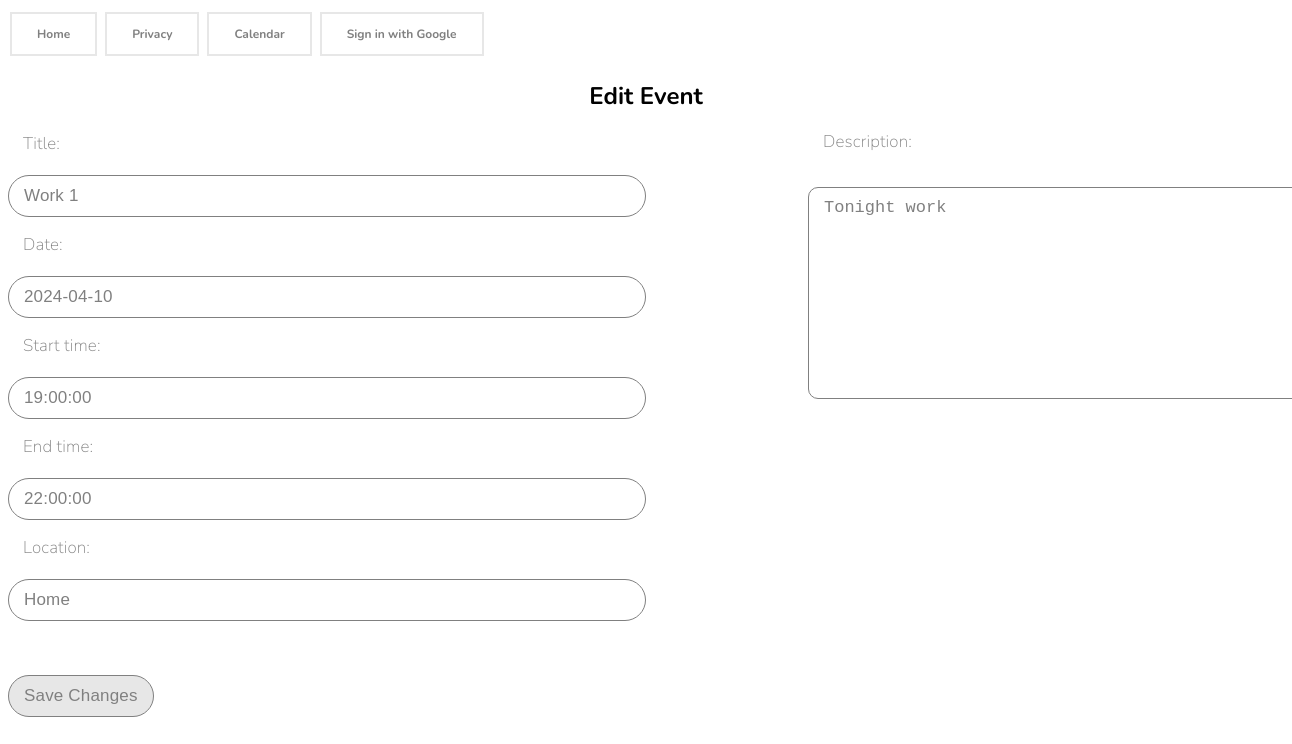
The app's page /edit_event/23/ (signed in) with its own data.
### main/models.py (models this page shows, shortened)
class Event(models.Model):
    title = models.CharField(max_length=100)
    date = models.DateField()
    start_time = models.TimeField()
    end_time = models.TimeField()
    RECURRENCE_CHOICES = [
        ('daily', 'Daily'),
        ('weekly', 'Weekly'),
        ('monthly', 'Monthly'),
        ('yearly', 'Yearly'),
    ]
    recurrence = models.CharField(max_length=10, choices=RECURRENCE_CHOICES, blank=True, null=True)
    EVENT_TYPE_CHOICES = [
        ('online', 'Online'),
        ('offline', 'Offline'),
    ]
    event_type = models.CharField(max_length=10, choices=EVENT_TYPE_CHOICES, default='offline')
    location = models.CharField(max_length=100, blank=True, null=True)
    description = models.TextField()
    creator = models.ForeignKey(User, on_delete=models.CASCADE, related_name='created_events')
    invited_users = models.ManyToManyField(User, related_name='invited_events')

### main/views.py (the view)
# urls.py: path('edit_event/<int:event_id>/', views.edit_event, name='edit_event'),
@login_required
def edit_event(request, event_id):
    event = get_object_or_404(Event, pk=event_id)
    if request.method == 'POST':
        form = EventForm(request.POST, instance=event)
        if form.is_valid():
            form.save()
            return redirect('calendar')
    else:
        form = EventForm(instance=event)
    return render(request, 'main/edit_event.html', {'form': form, 'event_id': event_id})

### main/forms.py
class EventForm(forms.ModelForm):
    class Meta:
        model = Event
        fields = ['title', 'date', 'start_time', 'end_time', 'location', 'description']

### main/templates/main/edit_event.html (shortened to what this page needs)
{% extends 'main/general.html' %}
{% block css %}
    {% load static %}
    <link rel="stylesheet" href="{% static 'styles/main/edit_event_styles.css' %}">
{% endblock %}
{% block maincontent %}
<h2>Edit Event</h2>
<form method="post">
    {{ form.as_p }}
    <button type="submit">Save Changes</button>
</form>
{% endblock %}

### main/styles/main/edit_event_styles.css (style rules this page uses)
body { font-family: "Nunito", sans-serif; font-optical-sizing: auto; font-weight: 200; font-style: normal; background-image: url(""); background-repeat: no-repeat; }
h2 { text-align: center; }

### main/templates/main/edit_event.html (style rules this page uses)
form label { transform-origin: left center; color: grey; font-weight: 100; letter-spacing: 0.01em; font-size: 17px; box-sizing: border-box; padding: 10px 15px; display: block; position: relative; margin-top: -10px; z-index: 2; pointer-events: none; }
form input[type="text"] { appearance: none; background-color: none; border: 1px solid grey; line-height: 0; font-size: 17px; width: 50%; display: block; box-sizing: border-box; padding: 10px 15px; border-radius: 60px; color: grey; font-weight: 100; letter-spacing: 0.01em; position: relative; z-index: 1; }
form input[type="text"]:valid { margin-top: 10px; }
form label[for="id_description"] { margin-top: 120px; margin-left: 800px; background-color: none; position: absolute; right: 20; top: 0; }
form textarea { margin-top: -450px; width: 40%; color: grey; display: inline-block; vertical-align: top; margin-left: 800px; box-sizing: border-box; padding: 10px 15px; border-radius: 10px; border: 1px solid grey; font-size: 17px; font-weight: 100; resize: ; }
form button { background-color: #e7e7e7; border: 1px solid grey; line-height: 0; font-size: 17px; display: inline-block; box-sizing: border-box; padding: 20px 15px; border-radius: 60px; color: grey; font-weight: 100; letter-spacing: 0.01em; position: relative; z-index: 1; cursor: pointer; }

### records on screen
Event: title "Work 1", date "2024-04-10", start_time "19:00:00", end_time "22:00:00", location "Home", description "Tonight work"
